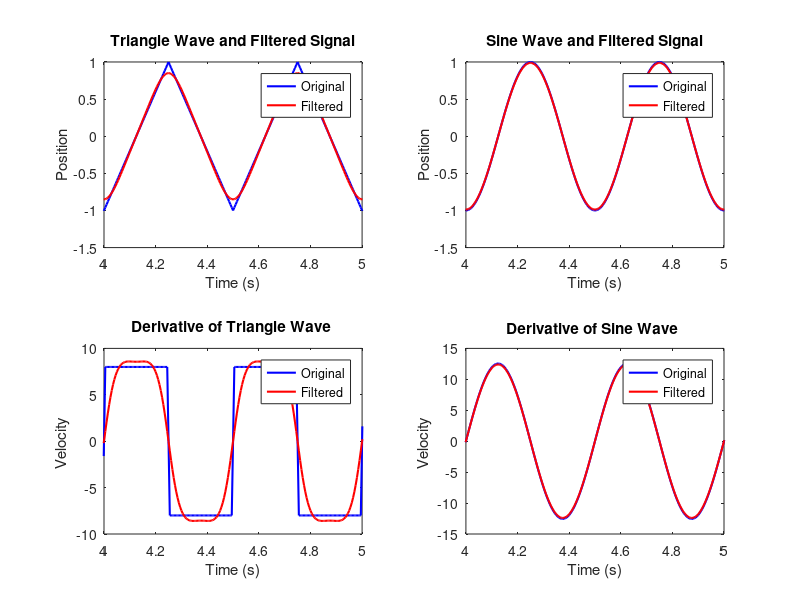

Write MATLAB code to recreate this figure.
% サンプリング周波数と時間軸の設定
Fs = 200; % サンプリング周波数
T = 1/Fs; % サンプリング周期
t = 0:T:10; % サンプル時刻（0から10秒まで）

% 2 Hzの位相と振幅がそろった三角波の生成
triangle_wave = sawtooth(2*pi*2*t, 0.5);

% 2 Hzの位相と振幅がそろった正弦波の生成
sin_wave = -cos(2*pi*2*t);

% フィルタの設計
cutoff_freq = 6; % カットオフ周波数（6 Hz）
filter_order = 2; % フィルタの次数（2次）
[b, a] = butter(filter_order, cutoff_freq/(Fs/2)); % バターワース型ローパスフィルタの係数

% フィルタリング
filtered_triangle_wave = filtfilt(b, a, triangle_wave);
filtered_sin_wave = filtfilt(b, a, sin_wave);

% 速度の算出
d_dt = @(x)((x(3:end)-x(1:end-2))/(2*T));
t_v = t(2:end-1);
v_triangle_wave = d_dt(triangle_wave);
v_filtered_triangle_wave = d_dt(filtered_triangle_wave);
v_sin_wave = d_dt(sin_wave);
v_filtered_sin_wave = d_dt(filtered_sin_wave);


% プロット
subplot(2,2,1);
plot(t, triangle_wave, 'b', 'LineWidth', 1.5);
hold on;
plot(t, filtered_triangle_wave, 'r', 'LineWidth', 1.5);
hold off;
xlabel('Time (s)');
ylabel('Position');
title('Triangle Wave and Filtered Signal');
legend('Original', 'Filtered');

subplot(2,2,2);
plot(t, sin_wave, 'b', 'LineWidth', 1.5);
hold on;
plot(t, filtered_sin_wave, 'r', 'LineWidth', 1.5);
hold off;
xlabel('Time (s)');
ylabel('Position');
title('Sine Wave and Filtered Signal');
legend('Original', 'Filtered');

subplot(2,2,3)
plot(t_v, v_triangle_wave, 'b', 'LineWidth', 1.5)
hold on
plot(t_v, v_filtered_triangle_wave, 'r', 'LineWidth', 1.5)
xlabel('Time (s)');ylabel('Velocity ')
title('Derivative of Triangle Wave ');
legend('Original', 'Filtered');

subplot(2,2,4)
plot(t_v, v_sin_wave, 'b', 'LineWidth', 1.5)
hold on
plot(t_v, v_filtered_sin_wave, 'r', 'LineWidth', 1.5)
xlabel('Time (s)');ylabel('Velocity ')
title('Derivative of Sine Wave ');
legend('Original', 'Filtered');

AH = findobj(gcf,'type','axes');
set(AH,'xlim',[4 5])